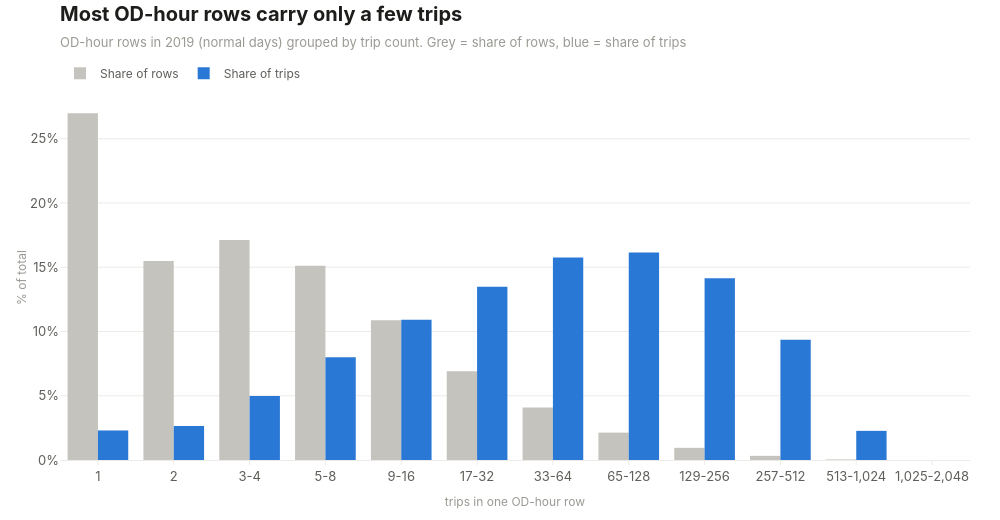

Notebook code for this chart:
### Code cell
rows_bars = go.Bar(
    name="Share of rows",
    x=trip_buckets["trips_per_row"],
    y=trip_buckets["pct_rows"],
    marker_color=viz.CONTEXT,
)
trips_bars = go.Bar(
    name="Share of trips",
    x=trip_buckets["trips_per_row"],
    y=trip_buckets["pct_trips"],
    marker_color=viz.ACCENT,
)

fig = go.Figure([rows_bars, trips_bars])
fig.update_traces(hovertemplate="%{x} trips: %{y:.1f}%<extra>%{fullData.name}</extra>")
fig.update_layout(barmode="group", hovermode="closest")
fig.update_xaxes(title_text="trips in one OD-hour row")
fig.update_yaxes(title_text="% of total", ticksuffix="%")

title = "Most OD-hour rows carry only a few trips"
subtitle = "OD-hour rows in 2019 (normal days) grouped by trip count. Grey = share of rows, blue = share of trips"
viz.titled(fig, title, subtitle)
viz.save(fig, "03_od_hour_sparsity")
fig

### Figure 1 — Plotly figure (JSON) as saved in the notebook; plotly's stock layout.template omitted (floating-point values rounded to 4 significant figures)
{"data": [{"hovertemplate": "%{x} trips: %{y:.1f}%<extra>%{fullData.name}</extra>", "marker": {"color": "#c4c3bd"}, "name": "Share of rows", "type": "bar", "x": ["1", "2", "3-4", "5-8", "9-16", "17-32", "33-64", "65-128", "129-256", "257-512", "513-1,024", "1,025-2,048"], "y": [26.98, 15.48, 17.11, 15.11, 10.88, 6.9, 4.091, 2.132, 0.9468, 0.3226, 0.04291, 1.981e-05]}, {"hovertemplate": "%{x} trips: %{y:.1f}%<extra>%{fullData.name}</extra>", "marker": {"color": "#2a78d6"}, "name": "Share of trips", "type": "bar", "x": ["1", "2", "3-4", "5-8", "9-16", "17-32", "33-64", "65-128", "129-256", "257-512", "513-1,024", "1,025-2,048"], "y": [2.299, 2.638, 4.976, 7.996, 10.91, 13.49, 15.76, 16.15, 14.15, 9.353, 2.268, 0.00177]}], "layout": {"barmode": "group", "height": 520, "hovermode": "closest", "title": {"text": "<b>Most OD-hour rows carry only a few trips</b><br><span style='font-size:13px;color:#9a9993'>OD-hour rows in 2019 (normal days) grouped by trip count. Grey = share of rows, blue = share of trips</span>"}, "width": 1000, "xaxis": {"title": {"text": "trips in one OD-hour row"}}, "yaxis": {"ticksuffix": "%", "title": {"text": "% of total"}}}}
